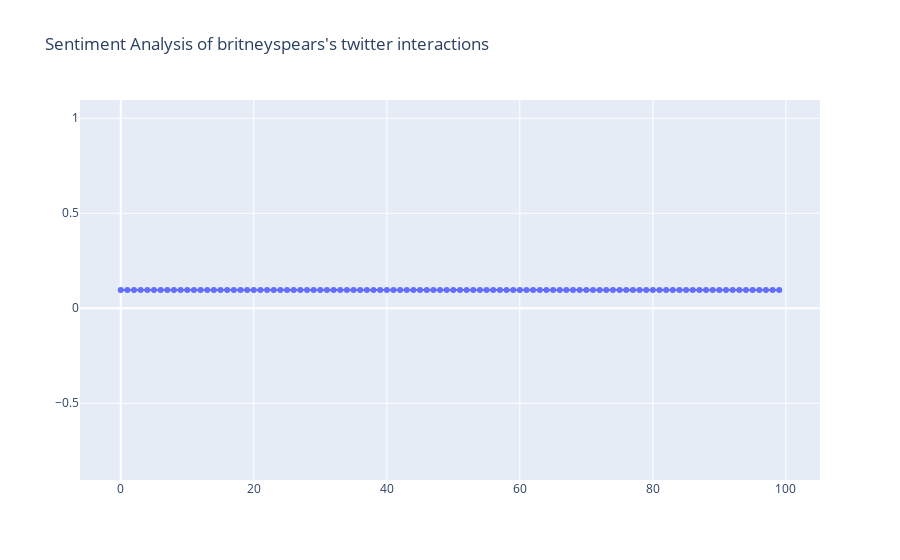

Notebook source saved alongside this figure:
### Code cell
import plotly.graph_objects as go

fig = go.Figure(data=go.Scatter(y=data['sentiments'],
                                mode='lines+markers',
                                #marker_color=df['sentiment'],
                                text=(data['time'], data['hashtags']))) # hover text goes here


fig.update_layout(title=f"Sentiment Analysis of {user}'s twitter interactions")
fig.show()

### Figure 1 — Plotly figure (JSON) as saved in the notebook; plotly's stock layout.template omitted (floating-point values rounded to 4 significant figures)
{"data": [{"mode": "lines+markers", "text": ["0     Sat Jun 27 00:45:13 +0000 2020\n1     Sat Jun 27 00:44:57 +0000 2020\n2     Sat Jun 27 00:44:38 +0000 2020\n3     Sat Jun 27 00:44:15 +0000 2020\n4     Fri Jun 26 19:53:42 +0000 2020\n                   ...              \n95    Tue Oct 23 20:07:24 +0000 2018\n96    Tue Oct 23 20:05:11 +0000 2018\n97    Tue Oct 23 20:03:01 +0000 2018\n98    Tue Oct 23 20:00:38 +0000 2018\n99    Tue Oct 23 19:59:56 +0000 2018\nName: time, Length: 100, dtype: object", "0     [MoodRingRemixes, PRIDE2020]\n1                [MoodRingRemixes]\n2                              NaN\n3           [PrideMonth, MoodRing]\n4                              NaN\n                  ...             \n95                             NaN\n96                             NaN\n97                             NaN\n98                             NaN\n99                             NaN\nName: hashtags, Length: 100, dtype: object"], "type": "scatter", "y": [0.09615, 0.09615, 0.09615, 0.09615, 0.09615, 0.09615, 0.09615, 0.09615, 0.09615, 0.09615, 0.09615, 0.09615, 0.09615, 0.09615, 0.09615, 0.09615, 0.09615, 0.09615, 0.09615, 0.09615, 0.09615, 0.09615, 0.09615, 0.09615, 0.09615, 0.09615, 0.09615, 0.09615, 0.09615, 0.09615, 0.09615, 0.09615, 0.09615, 0.09615, 0.09615, 0.09615, 0.09615, 0.09615, 0.09615, 0.09615, 0.09615, 0.09615, 0.09615, 0.09615, 0.09615, 0.09615, 0.09615, 0.09615, 0.09615, 0.09615, 0.09615, 0.09615, 0.09615, 0.09615, 0.09615, 0.09615, 0.09615, 0.09615, 0.09615, 0.09615, 0.09615, 0.09615, 0.09615, 0.09615, 0.09615, 0.09615, 0.09615, 0.09615, 0.09615, 0.09615, 0.09615, 0.09615, 0.09615, 0.09615, 0.09615, 0.09615, 0.09615, 0.09615, 0.09615, 0.09615, 0.09615, 0.09615, 0.09615, 0.09615, 0.09615, 0.09615, 0.09615, 0.09615, 0.09615, 0.09615, 0.09615, 0.09615, 0.09615, 0.09615, 0.09615, 0.09615, 0.09615, 0.09615, 0.09615, 0.09615]}], "layout": {"title": {"text": "Sentiment Analysis of britneyspears's twitter interactions"}}}
